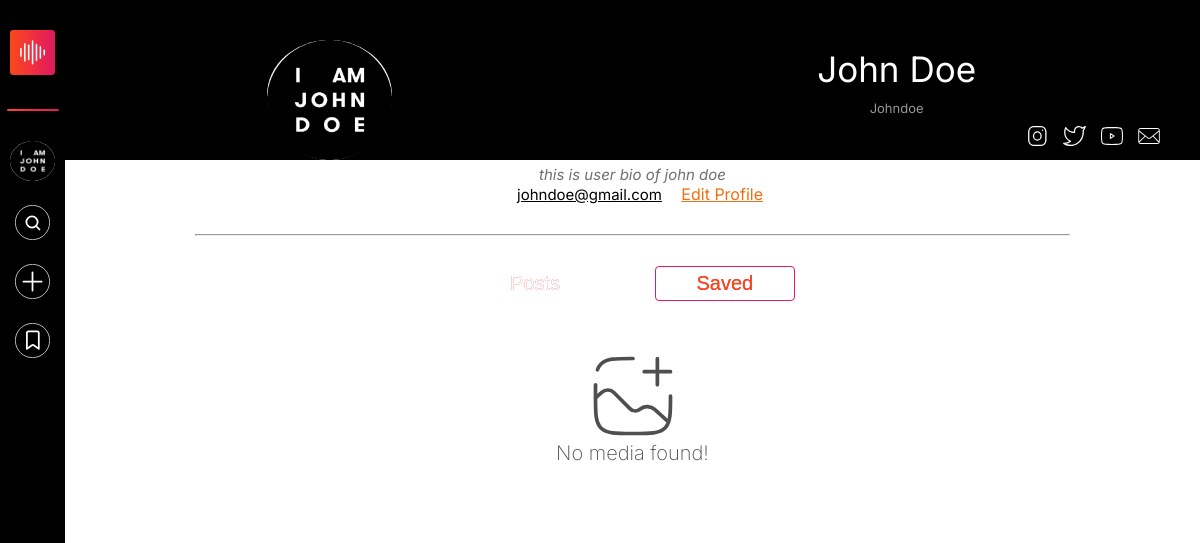
/profile/Johndoe/, run on an earlier commit of the app's database.
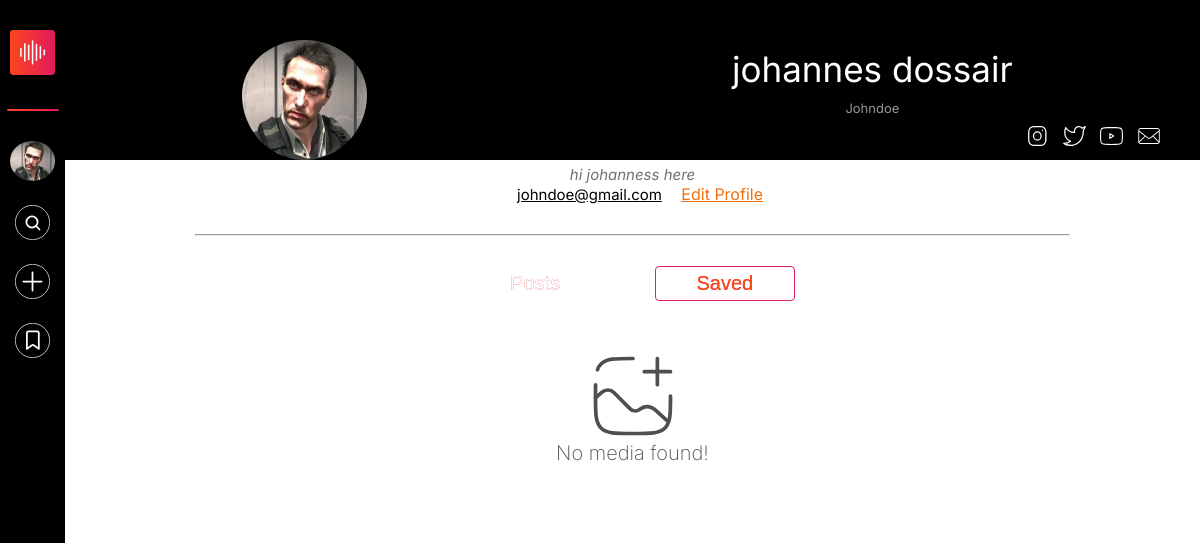
And on a later commit of the database.
### users/models.py (models this page shows, shortened)
class profiledatadb(models.Model):
    username=models.CharField(primary_key=True,max_length=15,unique=True)
    password = models.CharField(max_length=15)
    firstname=models.CharField(max_length=30)
    lastname=models.CharField(max_length=30)
    email = models.EmailField()
    profile_picture = models.ImageField(upload_to='Media/', blank=True, null=True, default='media/default_profile_picture.jpg')
    user_bio=models.TextField()
    phone=models.IntegerField(null=True)
    timestamp=models.DateTimeField(auto_now_add=True,null=True)

### users/views.py (the view)
# urls.py: path('profile/<str:username>/', views.profile, name='profile'),
def profile(request,username):
    try:
        user = profiledatadb.objects.get(username=username)
    except profiledatadb.DoesNotExist:
        user = None
    return render(request, 'profile-fpv.html', {'user': user})

### templates/profile-fpv.html (shortened to what this page needs)
{% extends 'base.html' %}
{% load static %}
{% block additional_css %}
<link rel="stylesheet" href="{% static 'css/profile-page-style.css' %}">
{% endblock %}
{% block content %}
<div class="header">
    {% if user %}
    <img src= '{{user.profile_picture.url}}'alt="" class="imgcenter" width="90px" height="120px"/>
    <p id="profile-name">{{ user.firstname }}<span>  </span>{{ user.lastname }}</p>
    <p id="user-name-id"><span class="username">{{ user.username }}</span></p>
<div class="socials">
    <a href=""><img src="{% static 'images/instagram.svg' %}" alt="" height="20px" width="20px"></a>
    <a href=""><img src="{% static 'images/twitter.svg' %}" alt="" height="20px" width="20px"></a>
    <a href=""><img src="{% static 'images/youtube.svg' %}" alt="" height="20px" width="20px"></a>
    <a href=""><img src="{% static 'images/mail.svg' %}" alt="" height="20px" width="20px"></a>
</div>
</div>
<div class="body">
<p id="desc">
    {{ user.user_bio }}
</p>
<a href="" class="mailbio">{{ user.email }}</a>
{% endif %}
<a href="{% url 'editprofile' %}" style="color: rgb(240, 112, 15);">Edit Profile</a>
<hr style="margin: 30px;">
<div class="buttons">
    <input onclick="displayposts()" type="button" class="profile-content-buttons" value="Posts" id="postbutton">
    <input onclick="displaysaved()" type="button" class="profile-content-buttons" value="Saved" id="savedbutton">
</div>
<div id="profile-content-controller-nomedia" style="display: block;">{% include 'content-404.html'  %}</div>
<div id="profile-content-controller-posts" style="display: none;">{% include 'posts.html'  %}</div>
<div id="profile-content-controller-saved" style="display: none;">{% include 'saved.html'  %}</div>
</div>
{% endblock %}

### templates/base.html (shortened to what this page needs)
{% load static %}
<!DOCTYPE html>
<html lang="en">
<head>
    <link rel="stylesheet" href="{% static 'css/base-file.css' %}">
    {% block additional_css %}{% endblock %}
</head>
<body>
    <div class="main-docker">
        <div class="nav-section-web">
            <nav class="navigation-controlling-deck">
                <a href="#"><img class="navbar-control-icons" id="navbar-main-logo" src="{% static 'images/Sounz_logo.svg' %}" alt="Sounz logo"></a>
                <div id="nav-separator"></div>
                <a href="{% url 'fpv-profile' %}"><img class="navbar-control-icons" id="navbar-user-profile-pic" src="{{user.profile_picture.url}}" alt="" width="10px" height="40px"></a>
                <a href="#"><img id="search-icon" class="navbar-control-icons" src="{% static 'images/Search button.svg' %}" alt="Search icon"></a>
                <a href="#"><img class="navbar-control-icons" src="{% static 'images/upload-white.svg' %}" alt="Upload icon"></a>
                <a href="#"><img class="navbar-control-icons" src="{% static 'images/save.svg' %}" alt="Save icon"></a>
            </nav>
        </div>
        <div class="export-htmls">
            {% block content %}
            {% endblock %}
        </div>
    </div>
</body>
</html>

What changed in the data, as far as the page shows it:
changed profiledatadb "johndoe@gmail.com": profile_picture: a different picture; firstname "John" → "johannes"; lastname "Doe" → "dossair"; user_bio "this is user bio of john doe" → "hi johanness here"
